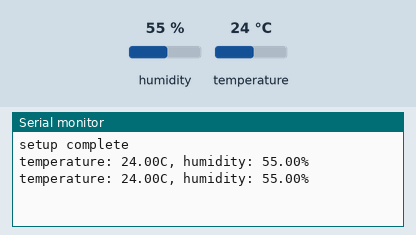
A sketch run on a simulated ATtiny85, built with avr-gcc and run on an emulated ATtiny85. Parts: the last lines printed to the serial monitor. The test bench sets the inputs (shaded band); at power-on: humidity 55 %, temperature 24 °C.

Above: at 7.3 s.
7.4 s: humidity set to 22 %
At 11.5 s:
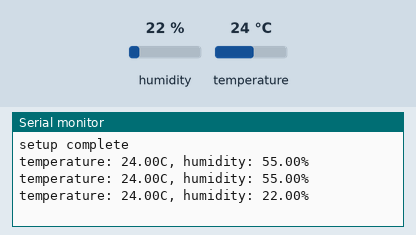
12.5 s: temperature set to 12 °C
At 14.5 s:
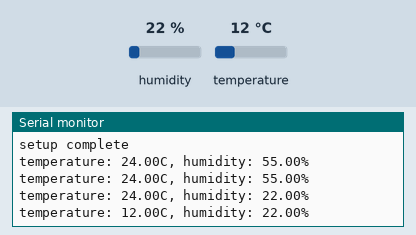
17.6 s: humidity set to 40 %
At 21.9 s:
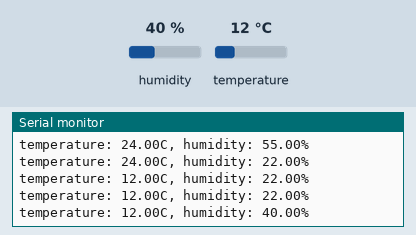
Timing chart, 0 to 23.4 s (numbered marks = the images above; inputs shaded):
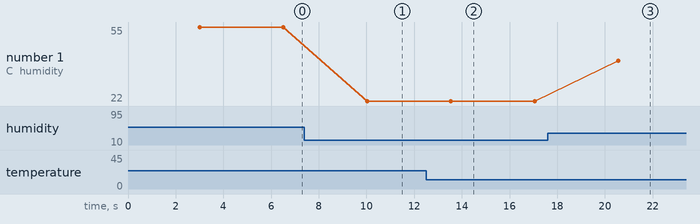

Measured:
- after the input at 7.4 s, the serial monitor: prints a new line after 2.6 s (image 1)
- after the input at 12.5 s, the serial monitor: prints a new line after 1.0 s (image 2)
- after the input at 17.6 s, the serial monitor: prints a new line after 3.0 s (image 3)
- plotted number 1: 55 → 22 after the input at 7.4 s, 22 → 40 after the input at 17.6 s

The sketch:

weather-outside-attiny85.ino
```cpp
#include <DHT.h>
#define DHTPIN 4

DHT dht(DHTPIN, DHT22);
float h=0;
float t=0;

void setup()
{
  pinMode(1, INPUT);
  dht.begin();
  Serial.begin(9600);
  Serial.println("setup complete");
}

void loop() {
  delay(3000);
  h = dht.readHumidity();
  t = dht.readTemperature();
  Serial.print("temperature: ");
  Serial.print(t);
  Serial.print("C, humidity: ");
  Serial.print(h);
  Serial.println("%");
  delay(500);
}
```
